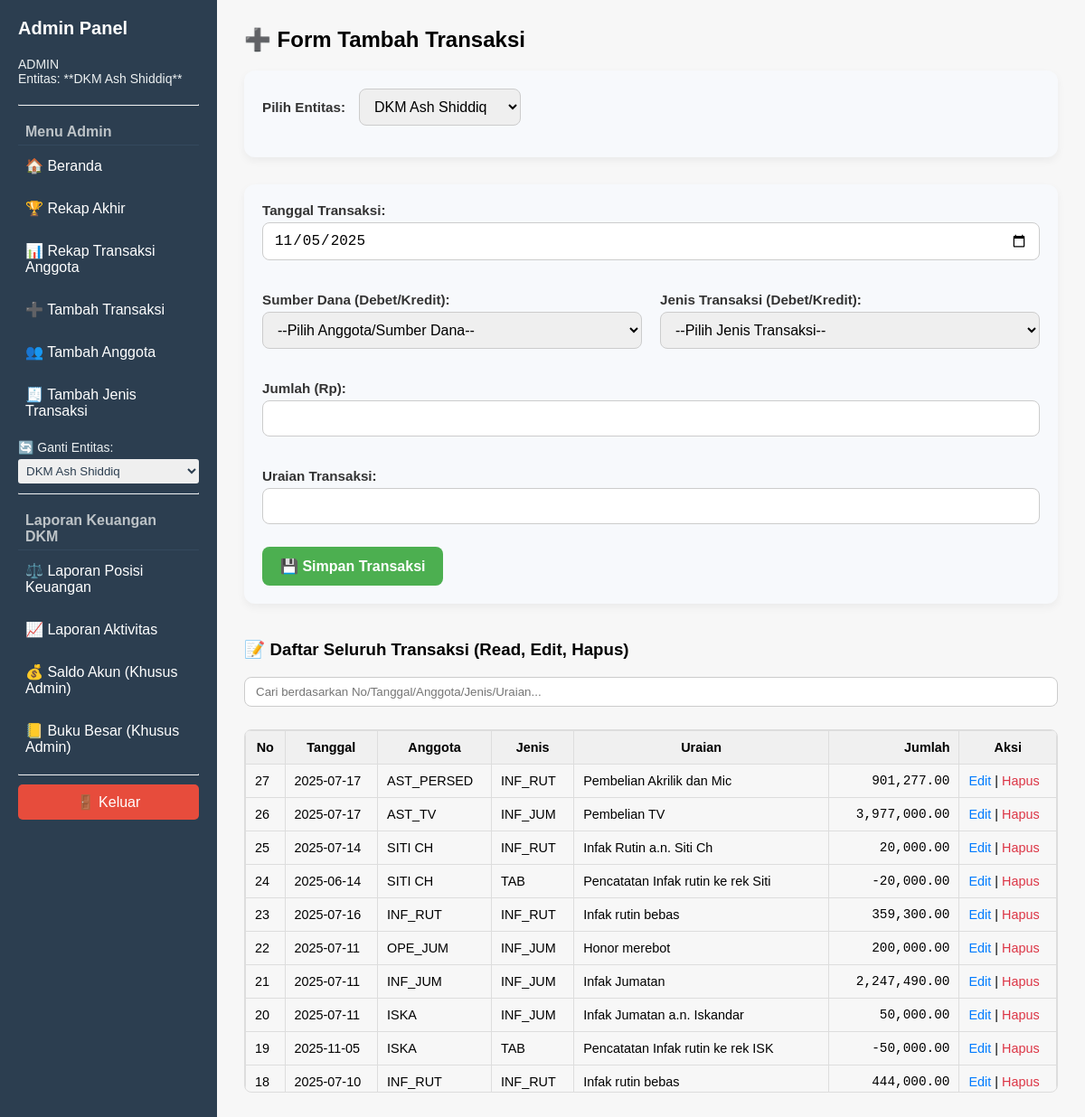
The app's page /tambah (signed in) with its own data.
### tables this page shows
CREATE TABLE Transaksi (
    No INTEGER PRIMARY KEY,
    KodeAnggota TEXT,
    KodeJenisTrans TEXT,
    KdTanggal INTEGER,
    Jumlah INTEGER,
    Uraian TEXT,
    FOREIGN KEY (KodeAnggota) REFERENCES Anggota(KodeAnggota),
    FOREIGN KEY (KodeJenisTrans) REFERENCES JenisTransaksi(KodeJenisTrans),
    FOREIGN KEY (KdTanggal) REFERENCES HeaderTransaksi(IDTanggal)
);

CREATE TABLE "HeaderTransaksi" (
	"IDTanggal"	INTEGER,
	"Tanggal"	TEXT,
	PRIMARY KEY("IDTanggal")
);

### app.py (the view, shortened to what this page needs)
@app.route("/tambah", methods=["GET", "POST"])
def tambah():
    if "user" not in session or session["user"] != "admin":
        return redirect(url_for("login"))
    if request.method == "POST" and "entitas" in request.form:
        session["entitas"] = request.form["entitas"]
    entitas = session.get("entitas", "jurangmangucare")
    if entitas == "dkm":
        tipe_anggota_entitas = "Anggota MAS"
    else: # jurangmangucare
        tipe_anggota_entitas = "Orang JMCare"
    conn = get_connection(entitas)
    anggota_list = conn.execute("""
        SELECT KodeAnggota, NamaAnggota FROM Anggota
        WHERE JenisAnggota IN (?, 'AkunInternal')
        ORDER BY NamaAnggota
    """, (tipe_anggota_entitas,)).fetchall()
    jenis_list = conn.execute("""
        SELECT KodeJenisTrans, JenisTransaksi FROM JenisTransaksi
    """).fetchall()
    all_trans_data = conn.execute("""
        SELECT T.No, T.KodeAnggota, T.KodeJenisTrans, T.Uraian, T.Jumlah, H.Tanggal
        FROM Transaksi T
        JOIN HeaderTransaksi H ON T.KdTanggal = H.IDTanggal
        ORDER BY T.No DESC
    """).fetchall()
    last_entry = None
    conn.close()
    return render_template("tambah_transaksi.html",
                           anggota_list=anggota_list,
                           jenis_list=jenis_list,
                           last_trans=last_entry,
                           all_trans_data=all_trans_data, # DIGANTI
                           today=datetime.today().strftime("%Y-%m-%d"))

### app.py (called while the page is built)
def get_connection(entitas=None):
    if not entitas:
        entitas = 'jurangmangucare'
    if entitas == 'jurangmangucare':
        db_name = 'jurangmangucare.db'
    elif entitas == 'dkm':
        db_name = 'DKMAshShiddiq.db'
    else:
        raise ValueError("Entitas tidak dikenal: {}".format(entitas))
    conn = sqlite3.connect(db_name)
    conn.row_factory = sqlite3.Row
    return conn

### templates/tambah_transaksi.html (shortened to what this page needs)
{% extends "base_admin.html" %}
{% block content %}
<h2>➕ Form Tambah Transaksi</h2>
<div class="form-container">
    <form method="POST">
        <div class="form-group" style="flex-direction: row; align-items: center;">
            <label for="entitas" style="margin-right: 15px; margin-bottom: 0;">Pilih Entitas:</label>
            <select name="entitas" id="entitas" onchange="this.form.submit()" style="width: auto;" required>
                <option value="dkm" {% if session.get('entitas') == 'dkm' %}selected{% endif %}>DKM Ash Shiddiq</option>
            </select>
        </div>
    </form>
</div>
<div class="form-container">
    <form method="POST">
        <div class="form-row">
            <div class="form-group full-width">
                <label for="tanggal">Tanggal Transaksi:</label>
                <input type="date" name="tanggal" id="tanggal" value="{{ today }}" required>
            </div>
            <div class="form-group">
                <label for="kode_anggota">Sumber Dana (Debet/Kredit):</label>
                <select name="kode_anggota" id="kode_anggota" required>
                    <option value="">--Pilih Anggota/Sumber Dana--</option>
                </select>
            </div>
            <div class="form-group">
                <label for="kode_jenis">Jenis Transaksi (Debet/Kredit):</label>
                <select name="kode_jenis" id="kode_jenis" required>
                    <option value="">--Pilih Jenis Transaksi--</option>
                </select>
            </div>
            <div class="form-group full-width">
                <label for="jumlah">Jumlah (Rp):</label>
                <input type="number" name="jumlah" id="jumlah" step="any" required>
            </div>
            <div class="form-group full-width">
                <label for="uraian">Uraian Transaksi:</label>
                <input type="text" name="uraian" id="uraian" required>
            </div>
        </div>
        <input type="submit" class="btn-submit" value="💾 Simpan Transaksi">
    </form>
</div>
<h3 style="margin-top: 40px;">📝 Daftar Seluruh Transaksi (Read, Edit, Hapus)</h3>
<div style="margin-bottom: 10px;">
    <input type="text" id="searchInput" onkeyup="filterTable()" placeholder="Cari berdasarkan No/Tanggal/Anggota/Jenis/Uraian...">
</div>
<div style="max-height: 400px; overflow-y: auto; border: 1px solid #ddd; border-radius: 8px;">
    <table id="transaksiTable">
        <thead>
            <tr>
                <th>No</th>
                <th>Tanggal</th>
                <th>Anggota</th>
                <th>Jenis</th>
                <th>Uraian</th>
                <th style="text-align: right;">Jumlah</th>
                <th>Aksi</th>
            </tr>
        </thead>
        <tbody>
            {% for trans in all_trans_data %}
            <tr>
                <td>{{ trans["No"] }}</td>
                <td>{{ trans["Tanggal"] }}</td>
                <td>{{ trans["KodeAnggota"] }}</td>
                <td>{{ trans["KodeJenisTrans"] }}</td>
                <td>{{ trans["Uraian"] }}</td>
                <td style="text-align: right; font-family: monospace;">{{ "{:,.2f}".format(trans["Jumlah"]) }}</td>
                <td>
                    <a href="{{ url_for('edit_transaksi', id=trans['No']) }}" style="color: #007bff; text-decoration: none;">Edit</a> |
                    <a href="{{ url_for('hapus_transaksi', id=trans['No']) }}" style="color: #dc3545; text-decoration: none;"
                       onclick="return customDeleteAlert(event, '{{ url_for('hapus_transaksi', id=trans['No']) }}');">Hapus</a>
                </td>
            </tr>
            {% endfor %}
        </tbody>
    </table>
</div>
{% endblock %}

### templates/base_admin.html (style rules this page uses)
body { margin: 0; font-family: Arial, sans-serif; display: flex; height: 100vh; }
h2 { margin-top: 0; }

### templates/tambah_transaksi.html (style rules this page uses)
.form-container { background-color: #f7f9fc; padding: 20px; border-radius: 12px; box-shadow: 0 4px 10px rgba(0, 0, 0, 0.05); margin-bottom: 30px; }
.form-group { display: flex; flex-direction: column; margin-bottom: 15px; }
.form-group label { font-weight: 600; margin-bottom: 5px; color: #333; font-size: 0.95rem; }
.form-group input[type="date"], .form-group input[type="text"], .form-group input[type="number"], .form-group select { padding: 10px 12px; border: 1px solid #ccc; border-radius: 8px; font-size: 1rem; width: 100%; box-sizing: border-box; }
.btn-submit { background-color: #4CAF50; color: white; padding: 12px 20px; border: none; border-radius: 8px; cursor: pointer; font-size: 1rem; font-weight: bold; transition: background-color 0.3s ease; margin-top: 10px; }
#transaksiTable { width: 100%; border-collapse: collapse; font-size: 0.9rem; }
#transaksiTable th, #transaksiTable td { border: 1px solid #ddd; padding: 10px; }
#transaksiTable thead th { background-color: #f0f0f0; font-weight: bold; }
#transaksiTable td:nth-child(6) { font-family: monospace; }
#searchInput { padding: 8px 12px; border: 1px solid #ccc; border-radius: 8px; width: 100%; box-sizing: border-box; margin-bottom: 15px; }
@media (min-width: 600px) { .form-row { display: grid; grid-template-columns: repeat(2, 1fr); gap: 20px; } }
@media (min-width: 600px) { .form-row .full-width { grid-column: 1 / -1; } }

### records on screen
Transaksi: Jumlah "901,277.00"
Transaksi: Jumlah "3,977,000.00"
Transaksi: Jumlah "20,000.00"
Transaksi: Jumlah "-20,000.00"
Transaksi: Jumlah "359,300.00"
Transaksi: Jumlah "200,000.00"
Transaksi: Jumlah "2,247,490.00"
Transaksi: Jumlah "50,000.00"
Transaksi: Jumlah "-50,000.00"
Transaksi: Jumlah "444,000.00"
